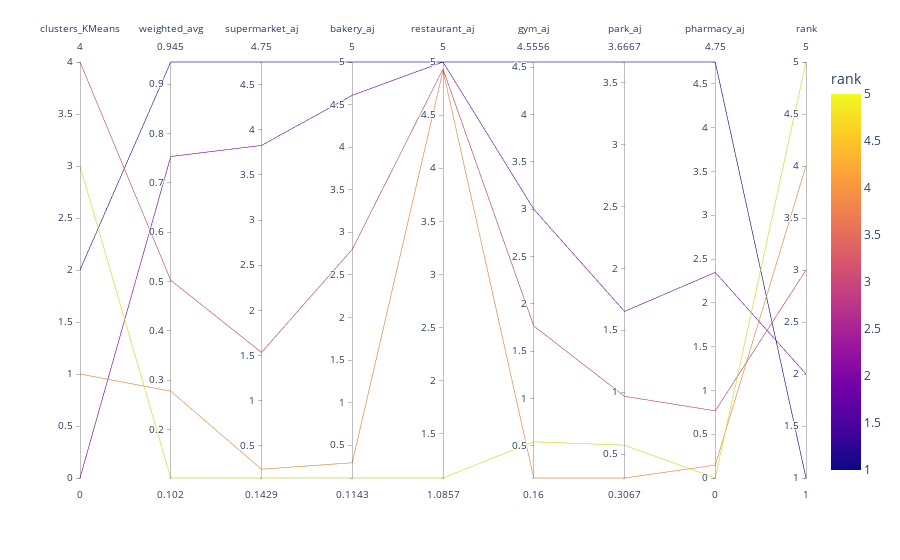

The notebook cell this image was saved under:
### Markdown cell above
## Gráfico de coordenadas paralelas por cluster

### Code cell
import plotly.express as px

parallel_means = df_hex_select[[
              "weighted_avg","supermarket_aj",
              "bakery_aj","restaurant_aj",
              "gym_aj","park_aj","pharmacy_aj","clusters_KMeans"
               ]].groupby('clusters_KMeans',as_index=False).mean()

parallel_means = parallel_means.sort_values('weighted_avg',ascending=False).reset_index(drop=True)
parallel_means['rank'] = parallel_means.index + 1
parallel_means['rank_str'] = parallel_means['rank'].astype(str)
px.parallel_coordinates(parallel_means, color='rank').show()

### Figure 1 — Plotly figure (JSON) as saved in the notebook; plotly's stock layout.template omitted (floating-point values rounded to 4 significant figures)
{"data": [{"dimensions": [{"label": "clusters_KMeans", "values": [2, 0, 4, 1, 3]}, {"label": "weighted_avg", "values": [0.945, 0.7535, 0.5027, 0.278, 0.102]}, {"label": "supermarket_aj", "values": [4.75, 3.826, 1.533, 0.24, 0.1429]}, {"label": "bakery_aj", "values": [5, 4.609, 2.8, 0.2933, 0.1143]}, {"label": "restaurant_aj", "values": [5, 5, 4.933, 4.92, 1.086]}, {"label": "gym_aj", "values": [4.556, 3, 1.767, 0.16, 0.5429]}, {"label": "park_aj", "values": [3.667, 1.652, 0.9667, 0.3067, 0.5714]}, {"label": "pharmacy_aj", "values": [4.75, 2.348, 0.7667, 0.1467, 0]}, {"label": "rank", "values": [1, 2, 3, 4, 5]}], "domain": {"x": [0, 1], "y": [0, 1]}, "line": {"color": [1, 2, 3, 4, 5], "coloraxis": "coloraxis"}, "name": "", "type": "parcoords"}], "layout": {"coloraxis": {"colorbar": {"title": {"text": "rank"}}, "colorscale": [[0, "#0d0887"], [0.1111, "#46039f"], [0.2222, "#7201a8"], [0.3333, "#9c179e"], [0.4444, "#bd3786"], [0.5556, "#d8576b"], [0.6667, "#ed7953"], [0.7778, "#fb9f3a"], [0.8889, "#fdca26"], [1, "#f0f921"]]}, "legend": {"tracegroupgap": 0}, "margin": {"t": 60}}}
